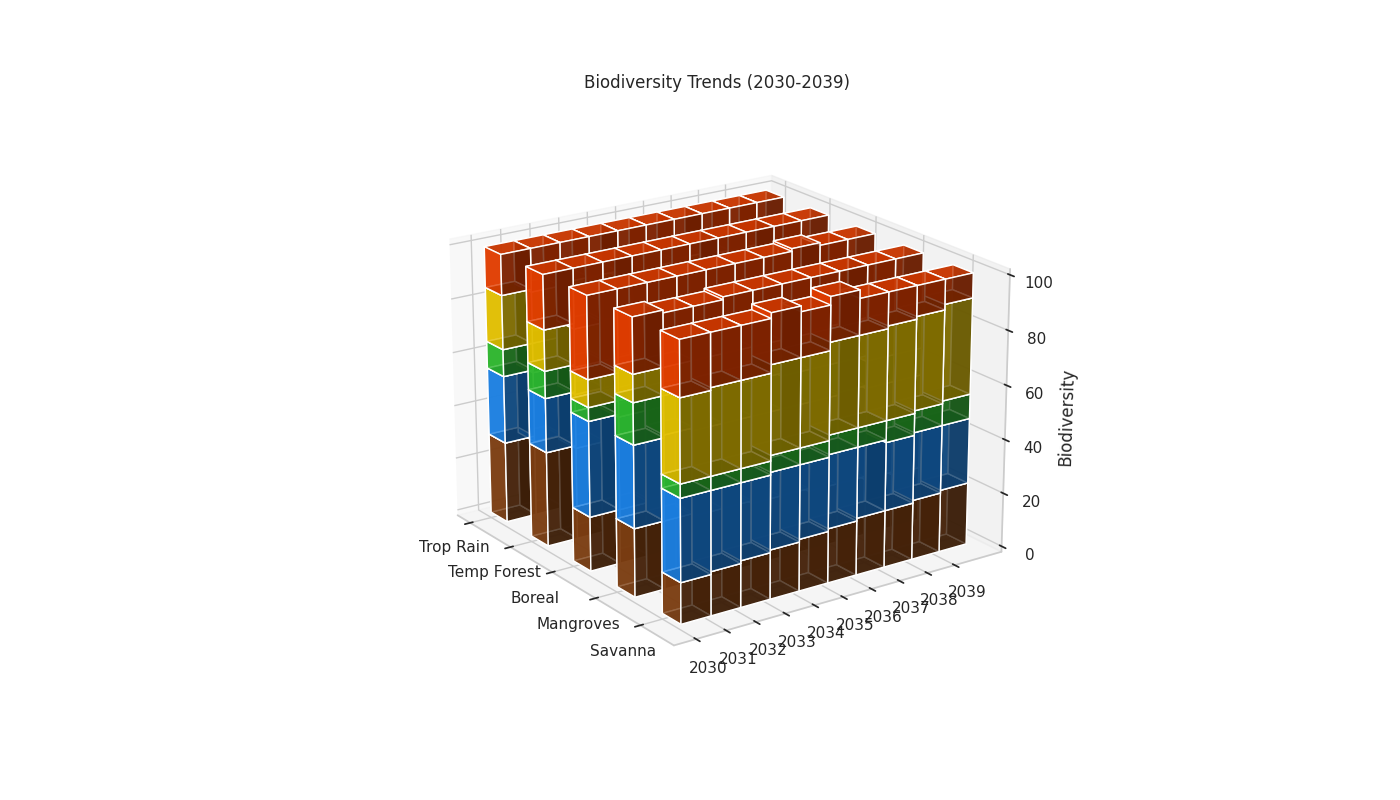

Here is the Python script that generated this plot:
import numpy as np
import matplotlib.pyplot as plt
from mpl_toolkits.mplot3d import Axes3D

habitats = ["Trop Rain", "Temp Forest", "Boreal", "Mangroves", "Savanna"]
years = np.arange(2030, 2040)

mammals = np.array([
    [30, 28, 27, 26, 25, 24, 24, 23, 22, 21],
    [35, 34, 33, 32, 32, 31, 30, 29, 29, 28],
    [20, 20, 21, 21, 22, 22, 23, 24, 24, 25],
    [25, 25, 24, 24, 23, 23, 22, 22, 21, 20],
    [15, 16, 17, 18, 19, 20, 21, 21, 22, 23]
])

birds = np.array([
    [25, 26, 27, 28, 28, 29, 30, 30, 31, 32],
    [20, 20, 21, 21, 22, 23, 24, 25, 26, 27],
    [35, 34, 33, 32, 32, 31, 30, 29, 29, 28],
    [30, 31, 31, 31, 32, 32, 33, 34, 34, 35],
    [30, 29, 28, 28, 27, 27, 26, 25, 25, 24]
])

reptiles = np.array([
    [10, 11, 12, 13, 13, 14, 15, 15, 16, 17],
    [10, 10, 11, 11, 12, 13, 13, 14, 14, 15],
    [5, 6, 7, 8, 9, 10, 10, 11, 12, 13],
    [15, 14, 14, 13, 13, 12, 12, 11, 10, 10],
    [5, 5, 5, 6, 6, 7, 7, 8, 8, 9]
])

amphibians = np.array([
    [20, 19, 19, 18, 17, 17, 16, 16, 15, 14],
    [15, 14, 14, 13, 13, 12, 11, 11, 10, 10],
    [10, 11, 11, 12, 13, 13, 14, 15, 15, 16],
    [10, 10, 11, 12, 12, 13, 14, 14, 15, 16],
    [30, 31, 31, 32, 32, 33, 33, 34, 34, 35]
])

insects = np.array([
    [15, 16, 15, 15, 17, 16, 15, 16, 16, 16],
    [20, 22, 21, 23, 21, 21, 22, 21, 21, 20],
    [30, 29, 28, 27, 24, 24, 23, 22, 20, 18],
    [20, 19, 19, 20, 20, 20, 19, 19, 20, 19],
    [20, 19, 19, 18, 16, 16, 13, 12, 11, 9]
])

fig = plt.figure(figsize=(14, 8))
ax = fig.add_subplot(111, projection='3d')

x_ticks = np.arange(len(habitats))
ax.set_xticks(x_ticks)
ax.set_xticklabels(habitats)

y_ticks = np.arange(len(years))
ax.set_yticks(y_ticks)
ax.set_yticklabels(years)

ax.set_zlim(0, 100)
ax.set_zlabel('Biodiversity')

colors = ['#8B4513', '#1E90FF', '#32CD32', '#FFD700', '#FF4500']
bar_width = 0.4

species_data = [mammals, birds, reptiles, amphibians, insects]

for j, habitat in enumerate(habitats):
    bottom = np.zeros_like(years)
    for i, species in enumerate(species_data):
        x_pos = np.ones_like(years) * x_ticks[j]
        y_pos = years - years[0]
        z_pos = bottom
        dz = species[j]
        
        ax.bar3d(x_pos, y_pos, z_pos, bar_width, 1, dz, color=colors[i], alpha=0.8)
        bottom += dz

plt.title("Biodiversity Trends (2030-2039)")
ax.view_init(elev=20., azim=-35)
plt.tight_layout()
plt.show()
